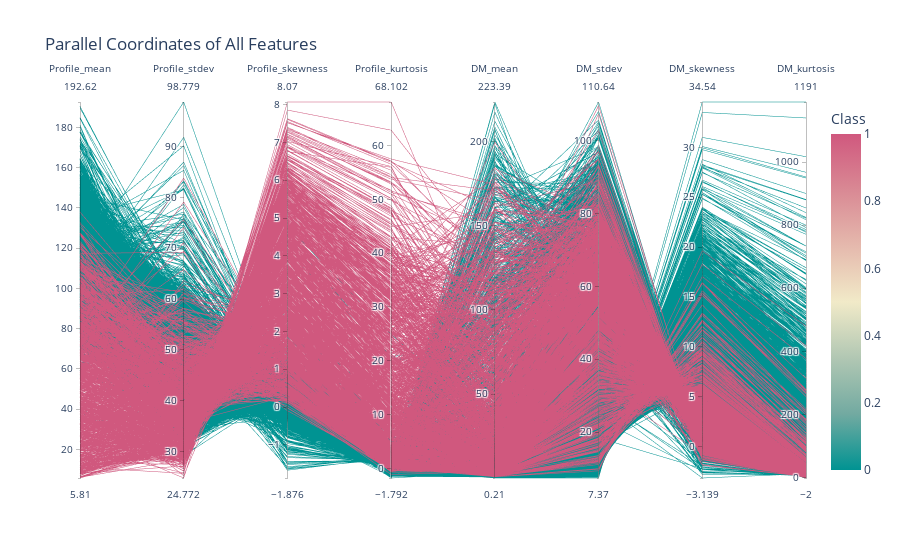

Write notebook code for a chart like this one.
### Code cell
fig = px.parallel_coordinates(
    df,
    dimensions=[
        'Profile_mean','Profile_stdev','Profile_skewness','Profile_kurtosis',
        'DM_mean','DM_stdev','DM_skewness','DM_kurtosis'
    ],
    color='Class',
    color_continuous_scale=px.colors.diverging.Tealrose,
    title='Parallel Coordinates of All Features'
)
fig.show()

### Figure 1 — Plotly figure (JSON) as saved in the notebook; plotly's stock layout.template omitted (floating-point values rounded to 4 significant figures; data arrays with more than 128 entries replaced by an {"elided": "..."} marker saying what was removed)
{"data": [{"dimensions": [{"label": "Profile_mean", "values": {"elided": "17898 float values"}}, {"label": "Profile_stdev", "values": {"elided": "17898 float values"}}, {"label": "Profile_skewness", "values": {"elided": "17898 float values"}}, {"label": "Profile_kurtosis", "values": {"elided": "17898 float values"}}, {"label": "DM_mean", "values": {"elided": "17898 float values"}}, {"label": "DM_stdev", "values": {"elided": "17898 float values"}}, {"label": "DM_skewness", "values": {"elided": "17898 float values"}}, {"label": "DM_kurtosis", "values": {"elided": "17898 float values"}}], "domain": {"x": [0, 1], "y": [0, 1]}, "line": {"color": {"elided": "17898 int values"}, "coloraxis": "coloraxis"}, "name": "", "type": "parcoords"}], "layout": {"coloraxis": {"colorbar": {"title": {"text": "Class"}}, "colorscale": [[0, "rgb(0, 147, 146)"], [0.1667, "rgb(114, 170, 161)"], [0.3333, "rgb(177, 199, 179)"], [0.5, "rgb(241, 234, 200)"], [0.6667, "rgb(229, 185, 173)"], [0.8333, "rgb(217, 137, 148)"], [1, "rgb(208, 88, 126)"]]}, "legend": {"tracegroupgap": 0}, "title": {"text": "Parallel Coordinates of All Features"}}}
